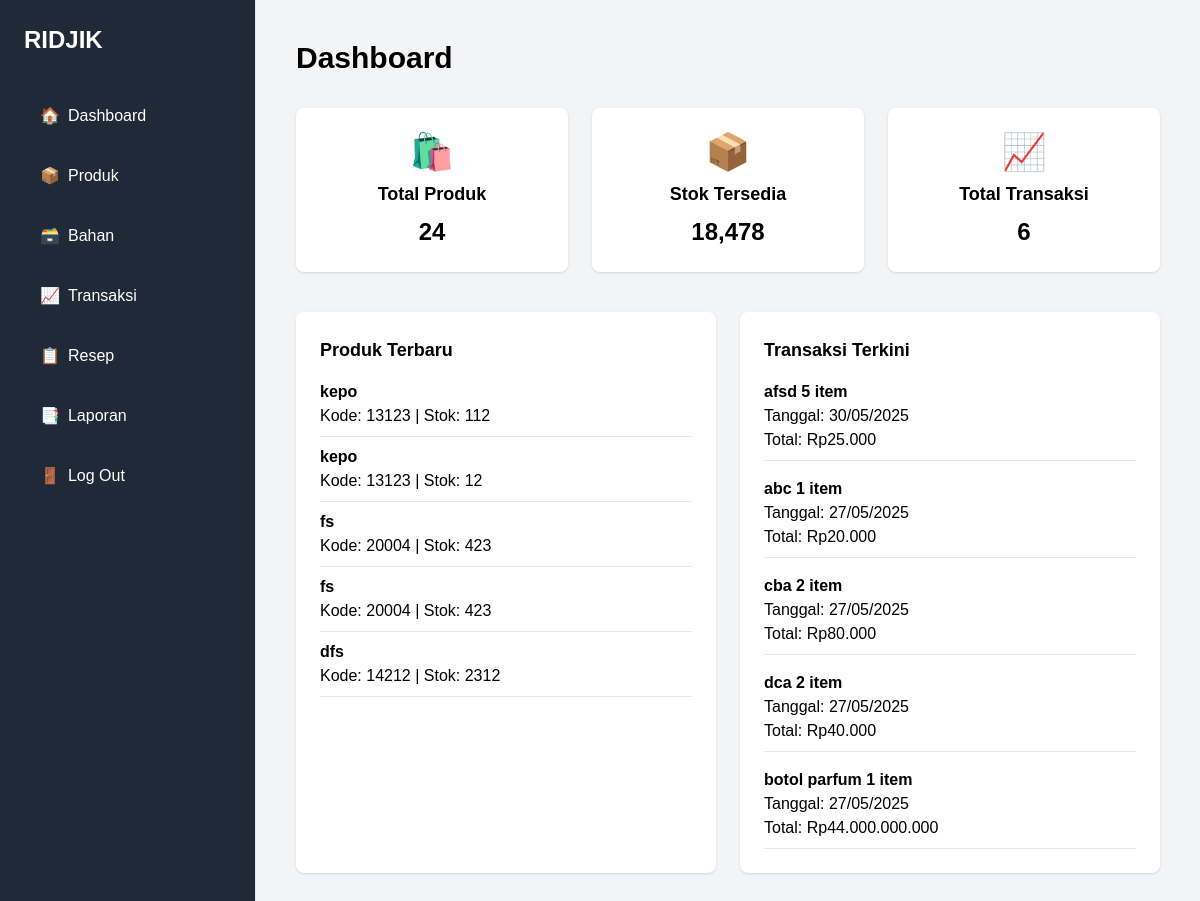
Page /dashboard.php on the committed database.
### tables this page shows
CREATE TABLE `transaksi` (
  `id_transaksi` int(11) NOT NULL,
  `jenis` varchar(20) NOT NULL,
  `tanggal` date NOT NULL,
  `nota` varchar(255) DEFAULT NULL
);

### dashboard.php (the view, shortened to what this page needs)
<?php
include 'koneksi.php';
$total_produk_result = mysqli_query($conn, "SELECT COUNT(*) AS total FROM produk");
$total_produk = mysqli_fetch_assoc($total_produk_result)['total'];
$stok_result = mysqli_query($conn, "SELECT SUM(stok_produk) AS total_stok FROM produk");
$total_stok = mysqli_fetch_assoc($stok_result)['total_stok'];
$transaksi_result = mysqli_query($conn, "SELECT COUNT(*) AS total_transaksi FROM transaksi");
$total_transaksi = mysqli_fetch_assoc($transaksi_result)['total_transaksi'];
$produk_terbaru_result = mysqli_query($conn, "SELECT nama_produk, kode_produk, stok_produk FROM produk ORDER BY id_produk DESC LIMIT 5");
$query = "
    SELECT
    t.id_transaksi,
    t.tanggal,
    td.total,
    GROUP_CONCAT(CONCAT(dt.produk, ' ', dt.jumlah, ' item') SEPARATOR ', ') AS daftar_produk
    FROM transaksi t
    JOIN detail_transaksi dt ON t.id_transaksi = dt.id_transaksi
    JOIN (
        SELECT id_transaksi, SUM(jumlah * harga) AS total
        FROM detail_transaksi
        GROUP BY id_transaksi
    ) td ON t.id_transaksi = td.id_transaksi
    GROUP BY t.id_transaksi
    ORDER BY t.tanggal DESC
    LIMIT 5;
";
$transaksi_terbaru_result = mysqli_query($conn, $query);
?>
<!DOCTYPE html>
<html lang="id">
<head>
    <script src="https://cdn.tailwindcss.com"></script>
    <link href="style.css" rel="stylesheet">
</head>
<body class="bg-gray-100">
<div class="flex">
    <aside class="sidebar bg-gray-800 text-white p-6 w-64 min-h-screen overflow-hidden">
        <h1 class="text-2xl font-bold mb-10">RIDJIK</h1>
        <nav class="flex flex-col space-y-5">
            <a href="dashboard.php" class="nav-link">
                <span>🏠</span>
                <span>Dashboard</span>
            </a>
            <a href="produk.php" class="nav-link"><span>📦</span> <span>Produk</span></a>
            <a href="bahan.php" class="nav-link">
                <span>🗃️</span>
                <span>Bahan</span>
            </a>
            <a href="transaksi.php" class="nav-link">
                <span>📈</span>
                <span>Transaksi</span>
            </a>
            <a href="resep.php" class="nav-link">
                <span>📋</span>
                <span>Resep</span>
            </a>
            <a href="#" class="nav-link">
                <span>📑</span>
                <span>Laporan</span>
            </a>
            <a href="login.php" class="nav-link">
                <span>🚪</span>
                <span>Log Out</span>
            </a>
        </nav>
    </aside>
    <main class="main-content p-10 w-full">
        <h2 class="text-3xl font-bold mb-8">Dashboard</h2>
       <div class="grid grid-cols-1 md:grid-cols-3 gap-6 mb-10">
        <a href="produk.php" class="group">
        <div class="bg-white p-6 rounded-lg shadow text-center transition duration-300 group-hover:bg-gray-100 cursor-pointer">
            <div class="text-blue-500 text-4xl mb-2">🛍️</div>
            <h3 class="text-lg font-semibold">Total Produk</h3>
            <p class="text-2xl font-bold mt-2"><?= $total_produk ?></p>
        </div>
        </a>
            <div class="bg-white p-6 rounded-lg shadow text-center hover:bg-gray-100 transition duration-300 cursor-pointer">
                <div class="text-green-500 text-4xl mb-2">📦</div>
                <h3 class="text-lg font-semibold">Stok Tersedia</h3>
                <p class="text-2xl font-bold mt-2"><?= number_format($total_stok) ?></p>
            </div>
            <div class="bg-white p-6 rounded-lg shadow text-center hover:bg-gray-100 transition duration-300 cursor-pointer">
                <div class="text-orange-500 text-4xl mb-2">📈</div>
                <h3 class="text-lg font-semibold">Total Transaksi</h3>
                <p class="text-2xl font-bold mt-2"><?= $total_transaksi ?></p>
            </div>
        </div>
        <div class="grid grid-cols-1 md:grid-cols-2 gap-6">
            <div class="bg-white p-6 rounded-lg shadow">
                <h3 class="text-lg font-semibold mb-4">Produk Terbaru</h3>
                <?php if (mysqli_num_rows($produk_terbaru_result) > 0): ?>
                    <ul class="space-y-2">
                        <?php while($produk = mysqli_fetch_assoc($produk_terbaru_result)): ?>
                            <li class="border-b pb-2">
                                <strong><?= htmlspecialchars($produk['nama_produk']) ?></strong><br>
                                Kode: <?= htmlspecialchars($produk['kode_produk']) ?> | Stok: <?= $produk['stok_produk'] ?>
                            </li>
                        <?php endwhile; ?>
                    </ul>
                <?php else: ?>
                    <p class="text-gray-500">Belum ada data produk</p>
                <?php endif; ?>
            </div>
            <div class="bg-white p-6 rounded-lg shadow">
                <h3 class="text-lg font-semibold mb-4">Transaksi Terkini</h3>
                <?php if (mysqli_num_rows($transaksi_terbaru_result) > 0): ?>
                    <ul class="space-y-4">
                        <?php while($trx = mysqli_fetch_assoc($transaksi_terbaru_result)): ?>
                            <li class="border-b pb-2">
                                <strong><?= $trx['daftar_produk'] ?> </strong> <br>
                                Tanggal: <?= date('d/m/Y', strtotime($trx['tanggal'])) ?><br>
                                Total: Rp<?= number_format($trx['total'], 0, ',', '.') ?>
                            </li>
                        <?php endwhile; ?>
                    </ul>
                <?php else: ?>
                    <p class="text-gray-500">Belum ada data transaksi</p>
                <?php endif; ?>
            </div>
        </div>
    </main>
</div>
</body>
</html>

### style.css (style rules this page uses)
* { margin: 0; padding: 0; box-sizing: border-box; }
html, body { height: 100%; font-family: Arial, sans-serif; }
.sidebar { position: fixed; top: 0; left: 0; width: 16rem; height: 100vh; background-color: #374151; padding: 1.25rem; color: white; overflow-y: auto; z-index: 10; border-right: 1px solid #e5e7eb; }
.nav-link { display: flex; align-items: center; gap: 0.5rem; color: white; padding: 0.5rem 1rem; border-radius: 0.5rem; transition: all 0.3s ease; text-decoration: none; }
.main-content { margin-left: 16rem; height: 100vh; flex: 1; overflow-y: auto; padding: 2.5rem; }

### rows in the picture
transaksi: daftar_produk "afsd 5 item", tanggal "30/05/2025", total "25.000"
transaksi: daftar_produk "abc 1 item", tanggal "27/05/2025", total "20.000"
transaksi: daftar_produk "cba 2 item", tanggal "27/05/2025", total "80.000"
transaksi: daftar_produk "dca 2 item", tanggal "27/05/2025", total "40.000"
transaksi: daftar_produk "botol parfum 1 item", tanggal "27/05/2025", total "44.000.000.000"

### other values in the picture
$total_produk "24"
$total_stok "18,478"
$total_transaksi "6"
$produk['nama_produk'] "kepo"
$produk['kode_produk'] "13123"
$produk['stok_produk'] "112"
$produk['stok_produk'] "12"
$produk['nama_produk'] "fs"
$produk['kode_produk'] "20004"
$produk['stok_produk'] "423"
$produk['nama_produk'] "dfs"
$produk['kode_produk'] "14212"
$produk['stok_produk'] "2312"
